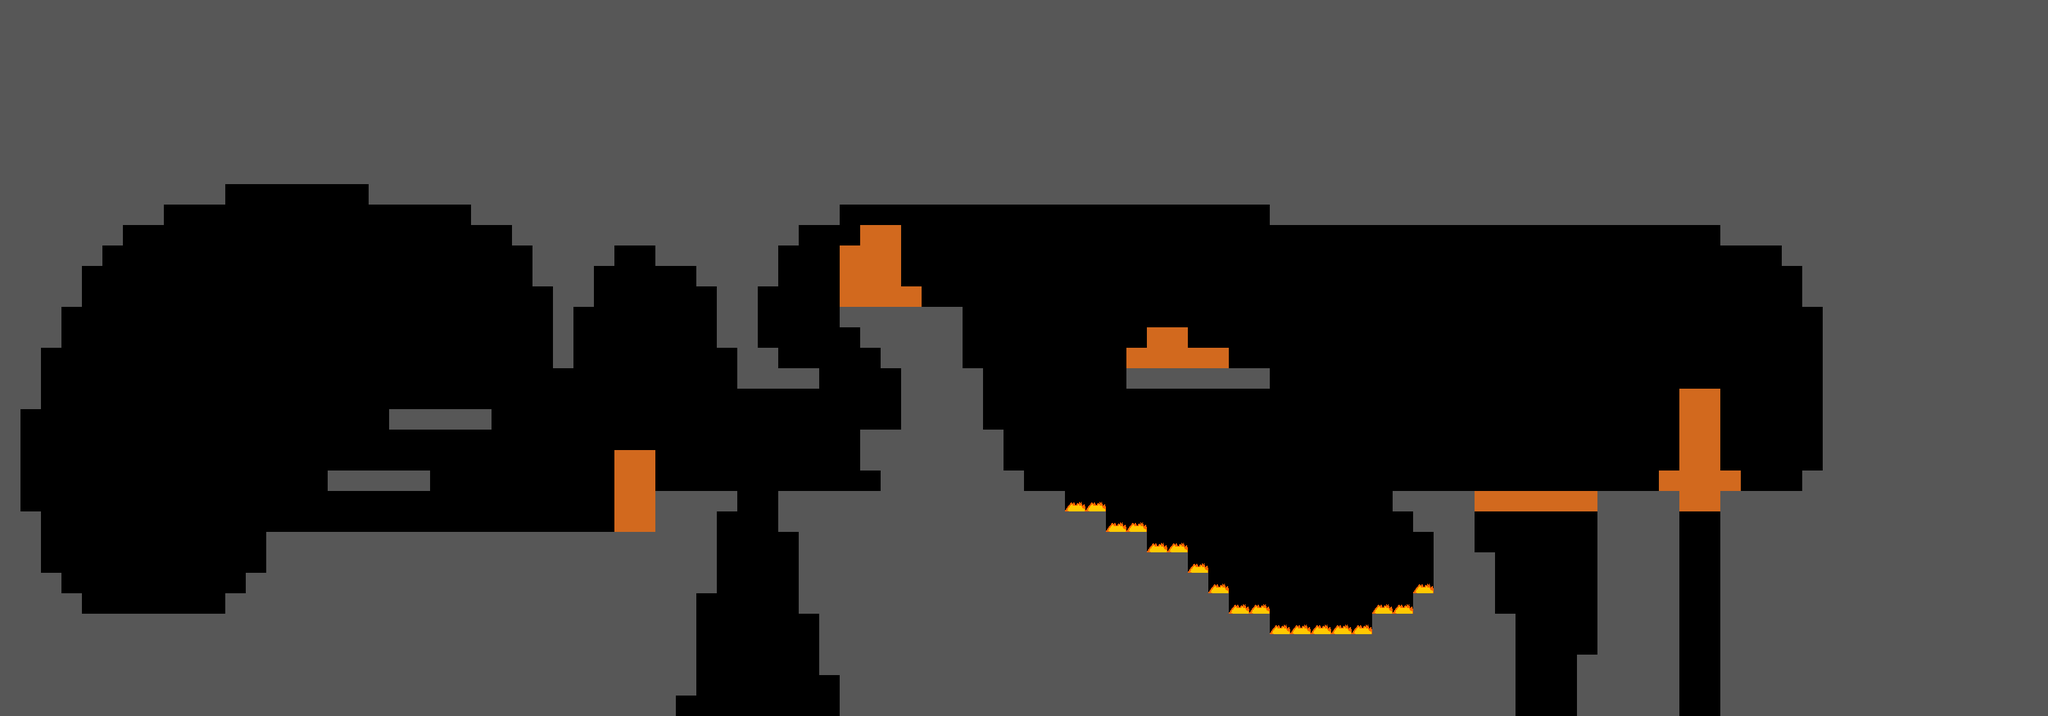

Below is a game level as drawn by its tile map, then a one-line description and the .tmx file that defines it, in full:
An orthogonal 100x35 tile map with 32x32 px tiles, 1 tile layer (Tile Layer 1) and 1 object.

<map version="1.0" tiledversion="1.0.3" orientation="orthogonal" renderorder="right-down" width="100" height="35" tilewidth="32" tileheight="32" nextobjectid="3">
 <tileset firstgid="1" source="../tilesets/tileset.tsx" />
 <layer name="Tile Layer 1" width="100" height="35">
  <data encoding="csv">
2,2,2,2,2,2,2,2,2,2,2,2,2,2,2,2,2,2,2,2,2,2,2,2,2,2,2,2,2,2,2,2,2,2,2,2,2,2,2,2,2,2,2,2,2,2,2,2,2,2,2,2,2,2,2,2,2,2,2,2,2,2,2,2,2,2,2,2,2,2,2,2,2,2,2,2,2,2,2,2,2,2,2,2,2,2,2,2,2,2,2,2,2,2,2,2,2,2,2,2,
2,2,2,2,2,2,2,2,2,2,2,2,2,2,2,2,2,2,2,2,2,2,2,2,2,2,2,2,2,2,2,2,2,2,2,2,2,2,2,2,2,2,2,2,2,2,2,2,2,2,2,2,2,2,2,2,2,2,2,2,2,2,2,2,2,2,2,2,2,2,2,2,2,2,2,2,2,2,2,2,2,2,2,2,2,2,2,2,2,2,2,2,2,2,2,2,2,2,2,2,
2,2,2,2,2,2,2,2,2,2,2,2,2,2,2,2,2,2,2,2,2,2,2,2,2,2,2,2,2,2,2,2,2,2,2,2,2,2,2,2,2,2,2,2,2,2,2,2,2,2,2,2,2,2,2,2,2,2,2,2,2,2,2,2,2,2,2,2,2,2,2,2,2,2,2,2,2,2,2,2,2,2,2,2,2,2,2,2,2,2,2,2,2,2,2,2,2,2,2,2,
2,2,2,2,2,2,2,2,2,2,2,2,2,2,2,2,2,2,2,2,2,2,2,2,2,2,2,2,2,2,2,2,2,2,2,2,2,2,2,2,2,2,2,2,2,2,2,2,2,2,2,2,2,2,2,2,2,2,2,2,2,2,2,2,2,2,2,2,2,2,2,2,2,2,2,2,2,2,2,2,2,2,2,2,2,2,2,2,2,2,2,2,2,2,2,2,2,2,2,2,
2,2,2,2,2,2,2,2,2,2,2,2,2,2,2,2,2,2,2,2,2,2,2,2,2,2,2,2,2,2,2,2,2,2,2,2,2,2,2,2,2,2,2,2,2,2,2,2,2,2,2,2,2,2,2,2,2,2,2,2,2,2,2,2,2,2,2,2,2,2,2,2,2,2,2,2,2,2,2,2,2,2,2,2,2,2,2,2,2,2,2,2,2,2,2,2,2,2,2,2,
2,2,2,2,2,2,2,2,2,2,2,2,2,2,2,2,2,2,2,2,2,2,2,2,2,2,2,2,2,2,2,2,2,2,2,2,2,2,2,2,2,2,2,2,2,2,2,2,2,2,2,2,2,2,2,2,2,2,2,2,2,2,2,2,2,2,2,2,2,2,2,2,2,2,2,2,2,2,2,2,2,2,2,2,2,2,2,2,2,2,2,2,2,2,2,2,2,2,2,2,
2,2,2,2,2,2,2,2,2,2,2,2,2,2,2,2,2,2,2,2,2,2,2,2,2,2,2,2,2,2,2,2,2,2,2,2,2,2,2,2,2,2,2,2,2,2,2,2,2,2,2,2,2,2,2,2,2,2,2,2,2,2,2,2,2,2,2,2,2,2,2,2,2,2,2,2,2,2,2,2,2,2,2,2,2,2,2,2,2,2,2,2,2,2,2,2,2,2,2,2,
2,2,2,2,2,2,2,2,2,2,2,2,2,2,2,2,2,2,2,2,2,2,2,2,2,2,2,2,2,2,2,2,2,2,2,2,2,2,2,2,2,2,2,2,2,2,2,2,2,2,2,2,2,2,2,2,2,2,2,2,2,2,2,2,2,2,2,2,2,2,2,2,2,2,2,2,2,2,2,2,2,2,2,2,2,2,2,2,2,2,2,2,2,2,2,2,2,2,2,2,
2,2,2,2,2,2,2,2,2,2,2,2,2,2,2,2,2,2,2,2,2,2,2,2,2,2,2,2,2,2,2,2,2,2,2,2,2,2,2,2,2,2,2,2,2,2,2,2,2,2,2,2,2,2,2,2,2,2,2,2,2,2,2,2,2,2,2,2,2,2,2,2,2,2,2,2,2,2,2,2,2,2,2,2,2,2,2,2,2,2,2,2,2,2,2,2,2,2,2,2,
2,2,2,2,2,2,2,2,2,2,2,0,0,0,0,0,0,0,2,2,2,2,2,2,2,2,2,2,2,2,2,2,2,2,2,2,2,2,2,2,2,2,2,2,2,2,2,2,2,2,2,2,2,2,2,2,2,2,2,2,2,2,2,2,2,2,2,2,2,2,2,2,2,2,2,2,2,2,2,2,2,2,2,2,2,2,2,2,2,2,2,2,2,2,2,2,2,2,2,2,
2,2,2,2,2,2,2,2,0,0,0,0,0,0,0,0,0,0,0,0,0,0,0,2,2,2,2,2,2,2,2,2,2,2,2,2,2,2,2,2,2,0,0,0,0,0,0,0,0,0,0,0,0,0,0,0,0,0,0,0,0,0,2,2,2,2,2,2,2,2,2,2,2,2,2,2,2,2,2,2,2,2,2,2,2,2,2,2,2,2,2,2,2,2,2,2,2,2,2,2,
2,2,2,2,2,2,0,0,0,0,0,0,0,0,0,0,0,0,0,0,0,0,0,0,0,2,2,2,2,2,2,2,2,2,2,2,2,2,2,0,0,0,1,1,0,0,0,0,0,0,0,0,0,0,0,0,0,0,0,0,0,0,0,0,0,0,0,0,0,0,0,0,0,0,0,0,0,0,0,0,0,0,0,0,2,2,2,2,2,2,2,2,2,2,2,2,2,2,2,2,
2,2,2,2,2,0,0,0,0,0,0,0,0,0,0,0,0,0,0,0,0,0,0,0,0,0,2,2,2,2,0,0,2,2,2,2,2,2,0,0,0,1,1,1,0,0,0,0,0,0,0,0,0,0,0,0,0,0,0,0,0,0,0,0,0,0,0,0,0,0,0,0,0,0,0,0,0,0,0,0,0,0,0,0,0,0,0,2,2,2,2,2,2,2,2,2,2,2,2,2,
2,2,2,2,0,0,0,0,0,0,0,0,0,0,0,0,0,0,0,0,0,0,0,0,0,0,2,2,2,0,0,0,0,0,2,2,2,2,0,0,0,1,1,1,0,0,0,0,0,0,0,0,0,0,0,0,0,0,0,0,0,0,0,0,0,0,0,0,0,0,0,0,0,0,0,0,0,0,0,0,0,0,0,0,0,0,0,0,2,2,2,2,2,2,2,2,2,2,2,2,
2,2,2,2,0,0,0,0,0,0,0,0,0,0,0,0,0,0,0,0,0,0,0,0,0,0,0,2,2,0,0,0,0,0,0,2,2,0,0,0,0,1,1,1,1,0,0,0,0,0,0,0,0,0,0,0,0,0,0,0,0,0,0,0,0,0,0,0,0,0,0,0,0,0,0,0,0,0,0,0,0,0,0,0,0,0,0,0,2,2,2,2,2,2,2,2,2,2,2,2,
2,2,2,0,0,0,0,0,0,0,0,0,0,0,0,0,0,0,0,0,0,0,0,0,0,0,0,2,0,0,0,0,0,0,0,2,2,0,0,0,0,2,2,2,2,2,2,0,0,0,0,0,0,0,0,0,0,0,0,0,0,0,0,0,0,0,0,0,0,0,0,0,0,0,0,0,0,0,0,0,0,0,0,0,0,0,0,0,0,2,2,2,2,2,2,2,2,2,2,2,
2,2,2,0,0,0,0,0,0,0,0,0,0,0,0,0,0,0,0,0,0,0,0,0,0,0,0,2,0,0,0,0,0,0,0,2,2,0,0,0,0,0,2,2,2,2,2,0,0,0,0,0,0,0,0,0,1,1,0,0,0,0,0,0,0,0,0,0,0,0,0,0,0,0,0,0,0,0,0,0,0,0,0,0,0,0,0,0,0,2,2,2,2,2,2,2,2,2,2,2,
2,2,0,0,0,0,0,0,0,0,0,0,0,0,0,0,0,0,0,0,0,0,0,0,0,0,0,2,0,0,0,0,0,0,0,0,2,2,0,0,0,0,0,2,2,2,2,0,0,0,0,0,0,0,0,1,1,1,1,1,0,0,0,0,0,0,0,0,0,0,0,0,0,0,0,0,0,0,0,0,0,0,0,0,0,0,0,0,0,2,2,2,2,2,2,2,2,2,2,2,
2,2,0,0,0,0,0,0,0,0,0,0,0,0,0,0,0,0,0,0,0,0,0,0,0,0,0,0,0,0,0,0,0,0,0,0,2,2,2,2,0,0,0,0,2,2,2,2,0,0,0,0,0,0,0,2,2,2,2,2,2,2,0,0,0,0,0,0,0,0,0,0,0,0,0,0,0,0,0,0,0,0,0,0,0,0,0,0,0,2,2,2,2,2,2,2,2,2,2,2,
2,2,0,0,0,0,0,0,0,0,0,0,0,0,0,0,0,0,0,0,0,0,0,0,0,0,0,0,0,0,0,0,0,0,0,0,0,0,0,0,0,0,0,0,2,2,2,2,0,0,0,0,0,0,0,0,0,0,0,0,0,0,0,0,0,0,0,0,0,0,0,0,0,0,0,0,0,0,0,0,0,0,1,1,0,0,0,0,0,2,2,2,2,2,2,2,2,2,2,2,
2,0,0,0,0,0,0,0,0,0,0,0,0,0,0,0,0,0,0,2,2,2,2,2,0,0,0,0,0,0,0,0,0,0,0,0,0,0,0,0,0,0,0,0,2,2,2,2,0,0,0,0,0,0,0,0,0,0,0,0,0,0,0,0,0,0,0,0,0,0,0,0,0,0,0,0,0,0,0,0,0,0,1,1,0,0,0,0,0,2,2,2,2,2,2,2,2,2,2,2,
2,0,0,0,0,0,0,0,0,0,0,0,0,0,0,0,0,0,0,0,0,0,0,0,0,0,0,0,0,0,0,0,0,0,0,0,0,0,0,0,0,0,2,2,2,2,2,2,2,0,0,0,0,0,0,0,0,0,0,0,0,0,0,0,0,0,0,0,0,0,0,0,0,0,0,0,0,0,0,0,0,0,1,1,0,0,0,0,0,2,2,2,2,2,2,2,2,2,2,2,
2,0,0,0,0,0,0,0,0,0,0,0,0,0,0,0,0,0,0,0,0,0,0,0,0,0,0,0,0,0,1,1,0,0,0,0,0,0,0,0,0,0,2,2,2,2,2,2,2,0,0,0,0,0,0,0,0,0,0,0,0,0,0,0,0,0,0,0,0,0,0,0,0,0,0,0,0,0,0,0,0,0,1,1,0,0,0,0,0,2,2,2,2,2,2,2,2,2,2,2,
2,0,0,0,0,0,0,0,0,0,0,0,0,0,0,0,2,2,2,2,2,0,0,0,0,0,0,0,0,0,1,1,0,0,0,0,0,0,0,0,0,0,0,2,2,2,2,2,2,2,0,0,0,0,0,0,0,0,0,0,0,0,0,0,0,0,0,0,0,0,0,0,0,0,0,0,0,0,0,0,0,1,1,1,1,0,0,0,2,2,2,2,2,2,2,2,2,2,2,2,
2,0,0,0,0,0,0,0,0,0,0,0,0,0,0,0,0,0,0,0,0,0,0,0,0,0,0,0,0,0,1,1,2,2,2,2,0,0,2,2,2,2,2,2,2,2,2,2,2,2,2,2,3,3,0,0,0,0,0,0,0,0,0,0,0,0,0,0,2,2,2,2,1,1,1,1,1,1,2,2,2,2,1,1,2,2,2,2,2,2,2,2,2,2,2,2,2,2,2,2,
2,2,0,0,0,0,0,0,0,0,0,0,0,0,0,0,0,0,0,0,0,0,0,0,0,0,0,0,0,0,1,1,2,2,2,0,0,0,2,2,2,2,2,2,2,2,2,2,2,2,2,2,2,2,3,3,0,0,0,0,0,0,0,0,0,0,0,0,0,2,2,2,0,0,0,0,0,0,2,2,2,2,0,0,2,2,2,2,2,2,2,2,2,2,2,2,2,2,2,2,
2,2,0,0,0,0,0,0,0,0,0,0,0,2,2,2,2,2,2,2,2,2,2,2,2,2,2,2,2,2,2,2,2,2,2,0,0,0,0,2,2,2,2,2,2,2,2,2,2,2,2,2,2,2,2,2,3,3,0,0,0,0,0,0,0,0,0,0,0,0,2,2,0,0,0,0,0,0,2,2,2,2,0,0,2,2,2,2,2,2,2,2,2,2,2,2,2,2,2,2,
2,2,0,0,0,0,0,0,0,0,0,0,0,2,2,2,2,2,2,2,2,2,2,2,2,2,2,2,2,2,2,2,2,2,2,0,0,0,0,2,2,2,2,2,2,2,2,2,2,2,2,2,2,2,2,2,2,2,3,0,0,0,0,0,0,0,0,0,0,0,2,2,2,0,0,0,0,0,2,2,2,2,0,0,2,2,2,2,2,2,2,2,2,2,2,2,2,2,2,2,
2,2,2,0,0,0,0,0,0,0,0,0,2,2,2,2,2,2,2,2,2,2,2,2,2,2,2,2,2,2,2,2,2,2,2,0,0,0,0,2,2,2,2,2,2,2,2,2,2,2,2,2,2,2,2,2,2,2,2,3,0,0,0,0,0,0,0,0,0,3,2,2,2,0,0,0,0,0,2,2,2,2,0,0,2,2,2,2,2,2,2,2,2,2,2,2,2,2,2,2,
2,2,2,2,0,0,0,0,0,0,0,2,2,2,2,2,2,2,2,2,2,2,2,2,2,2,2,2,2,2,2,2,2,2,0,0,0,0,0,2,2,2,2,2,2,2,2,2,2,2,2,2,2,2,2,2,2,2,2,2,3,3,0,0,0,0,0,3,3,2,2,2,2,0,0,0,0,0,2,2,2,2,0,0,2,2,2,2,2,2,2,2,2,2,2,2,2,2,2,2,
2,2,2,2,2,2,2,2,2,2,2,2,2,2,2,2,2,2,2,2,2,2,2,2,2,2,2,2,2,2,2,2,2,2,0,0,0,0,0,0,2,2,2,2,2,2,2,2,2,2,2,2,2,2,2,2,2,2,2,2,2,2,3,3,3,3,3,2,2,2,2,2,2,2,0,0,0,0,2,2,2,2,0,0,2,2,2,2,2,2,2,2,2,2,2,2,2,2,2,2,
2,2,2,2,2,2,2,2,2,2,2,2,2,2,2,2,2,2,2,2,2,2,2,2,2,2,2,2,2,2,2,2,2,2,0,0,0,0,0,0,2,2,2,2,2,2,2,2,2,2,2,2,2,2,2,2,2,2,2,2,2,2,2,2,2,2,2,2,2,2,2,2,2,2,0,0,0,0,2,2,2,2,0,0,2,2,2,2,2,2,2,2,2,2,2,2,2,2,2,2,
2,2,2,2,2,2,2,2,2,2,2,2,2,2,2,2,2,2,2,2,2,2,2,2,2,2,2,2,2,2,2,2,2,2,0,0,0,0,0,0,2,2,2,2,2,2,2,2,2,2,2,2,2,2,2,2,2,2,2,2,2,2,2,2,2,2,2,2,2,2,2,2,2,2,0,0,0,2,2,2,2,2,0,0,2,2,2,2,2,2,2,2,2,2,2,2,2,2,2,2,
2,2,2,2,2,2,2,2,2,2,2,2,2,2,2,2,2,2,2,2,2,2,2,2,2,2,2,2,2,2,2,2,2,2,0,0,0,0,0,0,0,2,2,2,2,2,2,2,2,2,2,2,2,2,2,2,2,2,2,2,2,2,2,2,2,2,2,2,2,2,2,2,2,2,0,0,0,2,2,2,2,2,0,0,2,2,2,2,2,2,2,2,2,2,2,2,2,2,2,2,
2,2,2,2,2,2,2,2,2,2,2,2,2,2,2,2,2,2,2,2,2,2,2,2,2,2,2,2,2,2,2,2,2,0,0,0,0,0,0,0,0,2,2,2,2,2,2,2,2,2,2,2,2,2,2,2,2,2,2,2,2,2,2,2,2,2,2,2,2,2,2,2,2,2,0,0,0,2,2,2,2,2,0,0,2,2,2,2,2,2,2,2,2,2,2,2,2,2,2,2
</data>
 </layer>
 <objectgroup name="Object Layer 1">
  <object id="2" x="192" y="928" width="32" height="32">
   <properties>
    <property name="type" value="playerStart" />
   </properties>
  </object>
 </objectgroup>
</map>
